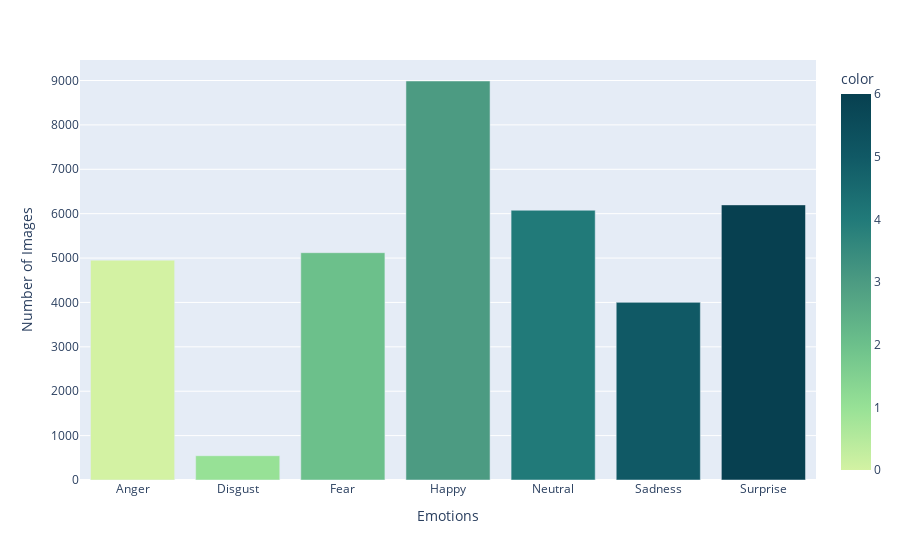

Write notebook code for a chart like this one.
### Code cell
import plotly.express as px
import numpy as np

CLASS_LABELS = ['Anger', 'Disgust', 'Fear', 'Happy', 'Neutral', 'Sadness', "Surprise"]
fig = px.bar(x=CLASS_LABELS,
             y=[list(data['emotion']).count(i) for i in np.unique(data['emotion'])],
             color=np.unique(data['emotion']),
             color_continuous_scale="Emrld")

fig.update_xaxes(title="Emotions")
fig.update_yaxes(title="Number of Images")
fig.show()

### Figure 1 — Plotly figure (JSON) as saved in the notebook; plotly's stock layout.template omitted (floating-point values rounded to 4 significant figures)
{"data": [{"alignmentgroup": "True", "hovertemplate": "x=%{x}<br>y=%{y}<br>color=%{marker.color}<extra></extra>", "legendgroup": "", "marker": {"color": [0, 1, 2, 3, 4, 5, 6], "coloraxis": "coloraxis", "pattern": {"shape": ""}}, "name": "", "offsetgroup": "", "orientation": "v", "showlegend": false, "textposition": "auto", "type": "bar", "x": ["Anger", "Disgust", "Fear", "Happy", "Neutral", "Sadness", "Surprise"], "xaxis": "x", "y": [4953, 547, 5121, 8989, 6077, 4002, 6198], "yaxis": "y"}], "layout": {"barmode": "relative", "coloraxis": {"colorbar": {"title": {"text": "color"}}, "colorscale": [[0, "rgb(211, 242, 163)"], [0.1667, "rgb(151, 225, 150)"], [0.3333, "rgb(108, 192, 139)"], [0.5, "rgb(76, 155, 130)"], [0.6667, "rgb(33, 122, 121)"], [0.8333, "rgb(16, 89, 101)"], [1, "rgb(7, 64, 80)"]]}, "legend": {"tracegroupgap": 0}, "margin": {"t": 60}, "xaxis": {"anchor": "y", "domain": [0, 1], "title": {"text": "Emotions"}}, "yaxis": {"anchor": "x", "domain": [0, 1], "title": {"text": "Number of Images"}}}}
